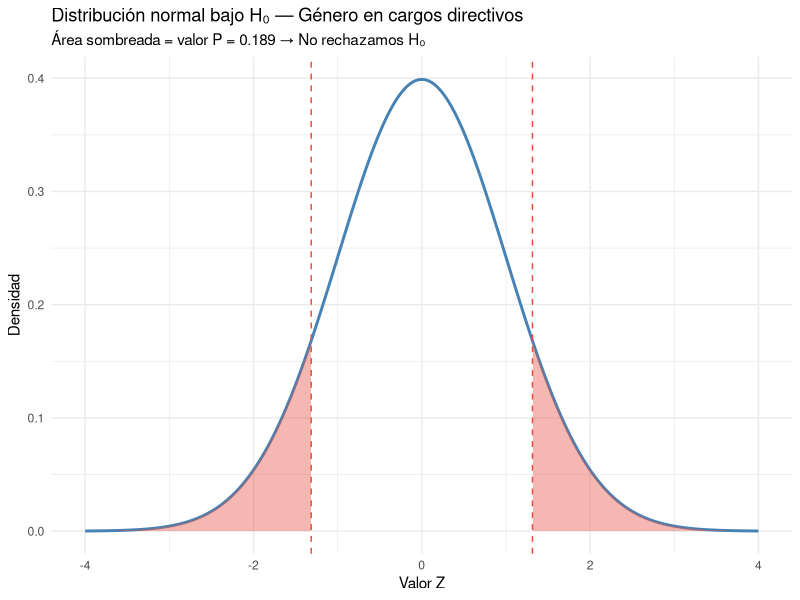

Generate this figure with R:
## ---- chunk 1
# Actividades Taller 6 Estadística II --------------------------------------------
# M. Constanza Ayala (maria.ayala@uv.cl)
# 14-04-2026
## ---- chunk 2
pnorm(1.96)   # → 0.975: el Z = 1.96 deja 97.5% del área a su izquierda
qnorm(0.975)  # → 1.96:  el área 97.5% corresponde al Z = 1.96
## ---- chunk 3
qnorm(0.950)   # α = 0.10 → cada cola = 5.0% → área izquierda = 95.0%
qnorm(0.975)   # α = 0.05 → cada cola = 2.5% → área izquierda = 97.5%
qnorm(0.995)   # α = 0.01 → cada cola = 0.5% → área izquierda = 99.5%
## ---- chunk 4
prop.test(x = 53,              # número de casos que cumplen la condición
          n = 120,             # total de casos en la muestra
          p = 0.50,            # proporción esperada bajo H₀
          alternative = "two.sided") # Hₐ: p ≠ 0.50
## ---- chunk 5
res1 <- prop.test(x = 53, n = 120, p = 0.50, alternative = "two.sided")
## ---- chunk 6
library(tidyverse)
z_obs <- (0.44 - 0.50) / sqrt(0.50 * 0.50 / 120)

tibble(x = seq(-4, 4, 0.01)) %>%
  mutate(y = dnorm(x)) %>%
  ggplot(aes(x = x, y = y)) +
  geom_line(color = "steelblue", linewidth = 1) +
  geom_area(data = . %>% filter(x <= -abs(z_obs)),
            fill = "#E74C3C", alpha = 0.4) +
  geom_area(data = . %>% filter(x >= abs(z_obs)),
            fill = "#E74C3C", alpha = 0.4) +
  geom_vline(xintercept = c(-abs(z_obs), abs(z_obs)),
             linetype = "dashed", color = "#E74C3C") +
  labs(title = "Distribución normal bajo H₀ — Género en cargos directivos",
       subtitle = paste0("Área sombreada = valor P = ",
                         round(2 * pnorm(-abs(z_obs)), 3),
                         " → No rechazamos H₀"),
       x = "Valor Z", y = "Densidad") +
  theme_minimal()
## ---- chunk 7
prop.test(x = 18, n = 300, p = 0.128, alternative = "two.sided")
## ---- chunk 8
res2 <- prop.test(x = 18, n = 300, p = 0.128, alternative = "two.sided")
## ---- chunk 9
prop.test(x = 114, n = 200, p = 0.50, alternative = "two.sided")
